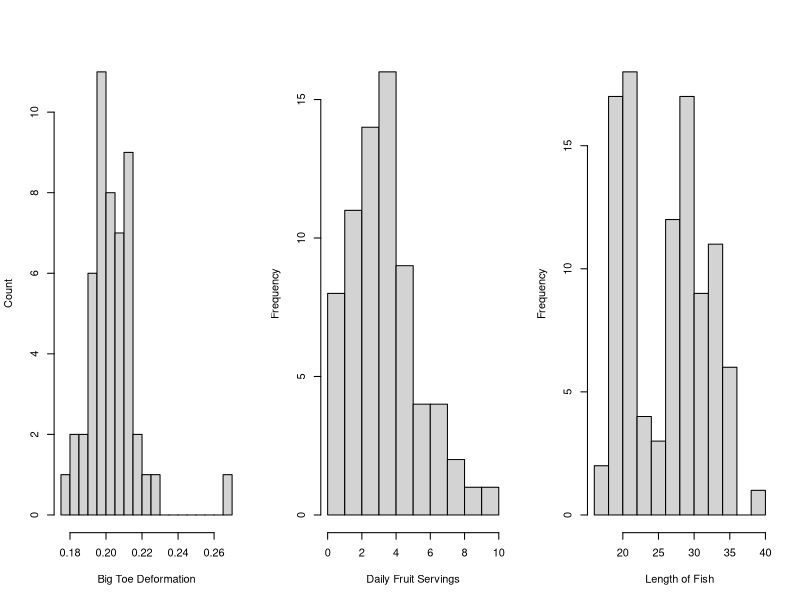
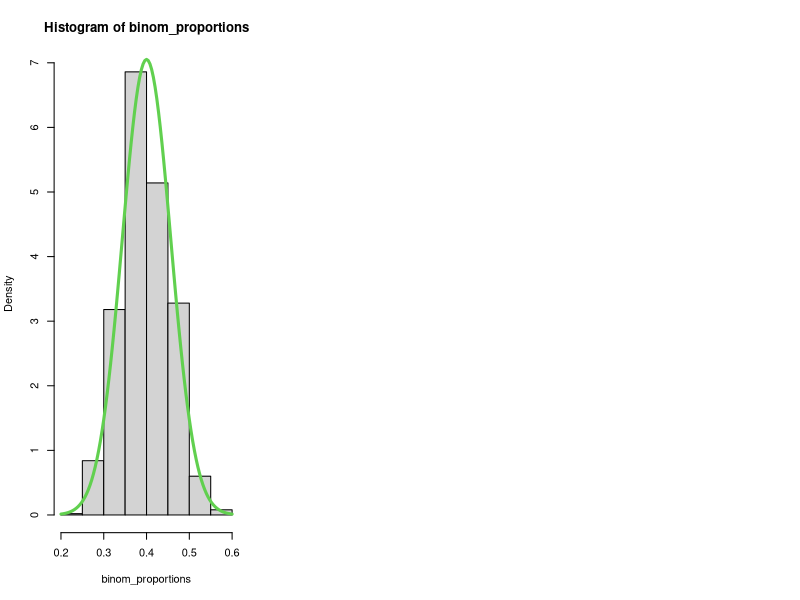

Write R code to recreate these figures, in order.
## ---- chunk 1
#| include: false
set.seed(2112)
## ---- chunk 2
#| echo: false
set.seed(2113)
par(mfrow = c(1,3))

bigtoe <- c(rnorm(50, 0.2, 0.01), 0.27)
hist(bigtoe, xlab = "Big Toe Deformation", ylab = "Count", breaks = 25,
    main = NULL)

fruit <- rpois(70, 4)
hist(fruit, xlab = "Daily Fruit Servings", breaks = seq(0, max(fruit)),
    main = NULL)

fish <- c(rnorm(40, 20, 2), rnorm(60, 30, 3))
hist(fish, xlab = "Length of Fish",
    main = NULL)
## ---- chunk 3
# Rolling 1 dice
# The "r" version of functions givexs random values
# Not on midterm
rbinom(n = 1, size = 5, prob = 1/6)
## ---- chunk 4
# Rolling 1000 dice
# Not on midterm
dice_1000 <- rbinom(n = 1000, size = 5, prob = 1/6)
mean(dice_1000) # We expect this to be 0.8333
var(dice_1000) # We expect this to be 0.69444
## ---- chunk 5
set.seed(4)
n <- 75
p <- 0.4

binom_proportions <- c() # empty vector, to be filled later

for(i in 1:1000){ # repeat this 1000 times:
    # This is confusing: I'm getting *one* sample of size n,
    # but R labels the number of samples as n
    new_sample <- rbinom(n = 1, size = n, prob = p)
    
    # Add the proportion of successes to the vector
    binom_proportions[i] <- new_sample/n
}

hist(binom_proportions, 
    breaks = 13, # what happens if you make this larger?
    freq = FALSE) # Divide the heights of bars by the number of obs.
curve(dnorm(x, mean = p, sd = sqrt(p*(1-p)/n)), add = TRUE, col = 3, lwd = 3)
## ---- chunk 6
#| echo: true
#| eval: true
# Question 1
1 - pnorm(170, mean = 163, sd = 7)
# Alternate solution:
# Find the Z-score:
(170 - 163) / 7 
# A z-score of 1 means that 170 is 1 sd away from the mean
# Probability of being more than 1sd above the mean:
1 - pnorm(1) # Can also use the z-table for pnorm(1)
# Question 2
1 - pnorm(170, mean = 163, sd = 7/sqrt(9)) # (a)
1 - pnorm(170, mean = 163, sd = 7/sqrt(16)) # (b)
1 - pnorm(170, mean = 163, sd = 7/sqrt(25)) #(c)
## ---- chunk 7
pnorm(10, mean = 8, sd = 5 / sqrt(6))
## ---- chunk 8
# a) P(X < q) = pnorm(q), so P(X > q) = 1 - pnorm(q)
1 - pnorm(85, mean = 75, sd = 10)

# b) qnorm calculates the value q such that P(X < q) = p, where p is given.
qnorm(1 - 0.15, mean = 75, sd = 10)

# c)
1 - pnorm(78, mean = 75, sd = 10 / sqrt(50))
